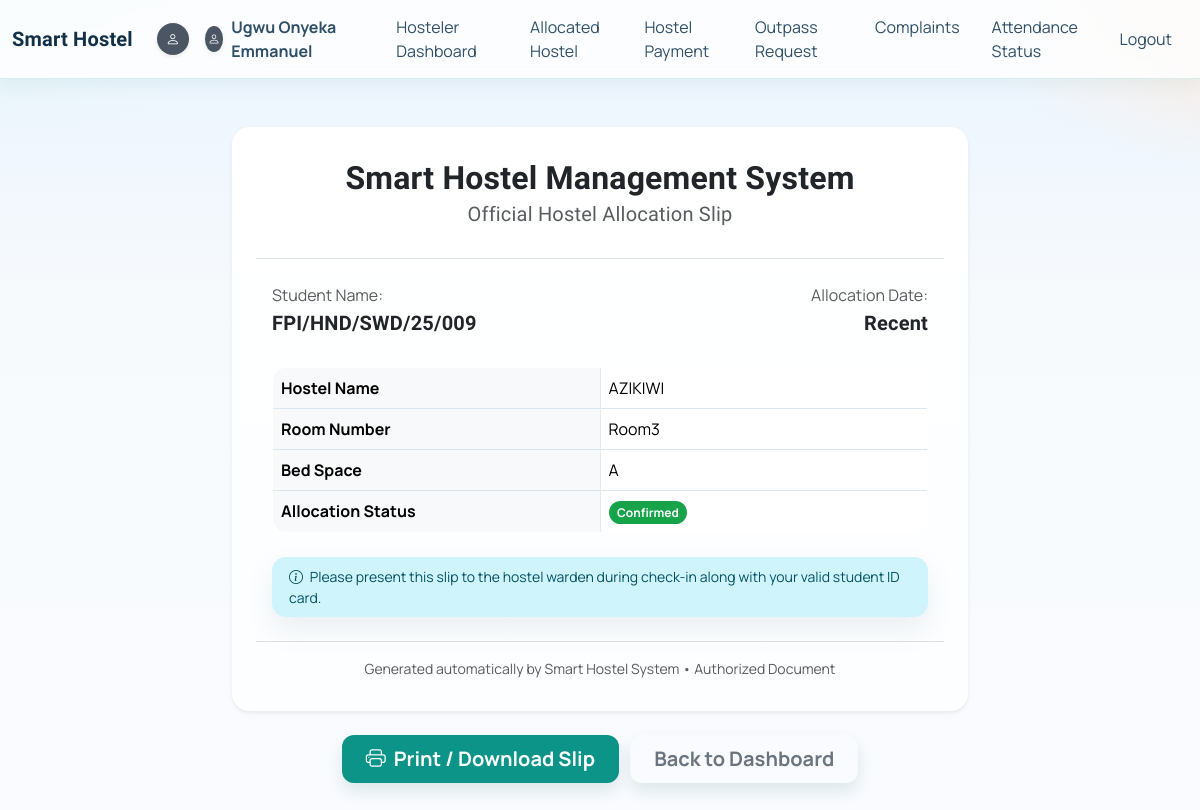
Page /hostels/my-allocation-slip/ (signed in) on the committed database.
### accounts/models.py (models this page shows, shortened)
class Profile(models.Model):
    ROLE_STUDENT = 'STUDENT'
    ROLE_WARDEN = 'WARDEN'
    ROLE_ADMIN = 'ADMIN'
    ROLE_CHOICES = [
        (ROLE_STUDENT, 'Student'),
        (ROLE_WARDEN, 'Warden'),
        (ROLE_ADMIN, 'Admin'),
    ]
    GENDER_MALE = 'M'
    GENDER_FEMALE = 'F'
    GENDER_CHOICES = [
        (GENDER_MALE, 'Male'),
        (GENDER_FEMALE, 'Female'),
    ]
    HEALTH_CHOICES = [
        ('NONE', 'No Medical Condition'),
        ('PHYSICAL', 'Physical Disability / Mobility Issue'),
        ('ASTHMA', 'Respiratory Condition (e.g., Asthma)'),
        ('OTHER', 'Other Special Need'),
    ]
    YEAR_OF_STUDY_CHOICES = [
        ('ND 1', 'ND 1'),
        ('ND 2', 'ND 2'),
        ('HND 1', 'HND 1'),
        ('HND 2', 'HND 2'),
    ]
    user = models.OneToOneField(settings.AUTH_USER_MODEL, on_delete=models.CASCADE, related_name='profile')
    role = models.CharField(max_length=10, choices=ROLE_CHOICES, default=ROLE_STUDENT)
    gender = models.CharField(max_length=1, choices=GENDER_CHOICES, blank=True, null=True)
    full_name = models.CharField(max_length=100, blank=True, null=True)
    register_number = models.CharField(max_length=20, blank=True, null=True)
    warden_id = models.CharField(max_length=20, blank=True, null=True, unique=True)
    department = models.ForeignKey(
        Department,
        to_field='name',
        db_column='department',
        on_delete=models.SET_NULL,
        related_name='profiles',
        blank=True,
        null=True,
    )
    year_of_study = models.CharField(
        max_length=10,
        choices=YEAR_OF_STUDY_CHOICES,
        blank=True,
        null=True
    )
    address = models.TextField(blank=True, null=True)
    phone_number = models.CharField(max_length=15, blank=True, null=True)
    photo = models.ImageField(upload_to='profile_photos/', blank=True, null=True)
    id_proof = models.ImageField(upload_to='id_proofs/', blank=True, null=True)
    approved = models.BooleanField(default=False, help_text='Warden approved by admin')
    hostel_assigned = models.ForeignKey(
        'hostel.Hostel',
        on_delete=models.SET_NULL,
        null=True,
        blank=True,
        related_name='wardens',
        help_text='Hostel assigned to warden'
    )
    distance_from_campus = models.DecimalField(
        max_digits=6,
        decimal_places=2,
        default=0.00,
        help_text="Distance from home to campus in kilometers"
    )
    has_medical_condition = models.BooleanField(default=False)
    medical_condition_type = models.CharField(
        max_length=20,
        choices=HEALTH_CHOICES,
        default='NONE'
    )
    medical_details = models.TextField(blank=True, null=True, help_text="Additional health details if needed")
    requires_ground_floor = models.BooleanField(default=False)

### hostel/models.py (models this page shows, shortened)
class Allocation(models.Model):
    user = models.OneToOneField(settings.AUTH_USER_MODEL, on_delete=models.CASCADE, related_name='allocation')
    room = models.ForeignKey(Room, on_delete=models.CASCADE, related_name='allocations')
    bed = models.ForeignKey(Bed, on_delete=models.SET_NULL, null=True, blank=True, related_name='allocations')
    allocated_date = models.DateField(auto_now_add=True)
    is_active = models.BooleanField(default=True)

class Room(models.Model):
    hostel = models.ForeignKey(Hostel, on_delete=models.CASCADE, related_name='rooms')
    floor = models.ForeignKey(Floor, on_delete=models.CASCADE, related_name='rooms', null=True, blank=True)
    room_number = models.CharField(max_length=20)
    capacity = models.PositiveIntegerField(default=1)
    current_occupancy = models.PositiveIntegerField(default=0)
    class Meta:
        unique_together = ('hostel', 'room_number')

class Hostel(models.Model):
    HOSTEL_TYPE_CHOICES = [
        ('MALE', 'Male'),
        ('FEMALE', 'Female'),
    ]
    name = models.CharField(max_length=100)
    hostel_type = models.CharField(max_length=10, choices=HOSTEL_TYPE_CHOICES)

class Bed(models.Model):
    room = models.ForeignKey(Room, on_delete=models.CASCADE, related_name='beds')
    bed_code = models.CharField(max_length=5, help_text='Single-letter or code, e.g. A, B, C')
    bed_number = models.CharField(max_length=30, editable=False)
    is_occupied = models.BooleanField(default=False)
    class Meta:
        unique_together = ('room', 'bed_code')

### hostel/views.py (the view)
# urls.py: path('my-allocation-slip/', views.allocation_slip_view, name='allocation_slip'),
@login_required
def allocation_slip_view(request):
    allocation = get_object_or_404(Allocation, user=request.user, is_active=True)
    context = {
        'allocation': allocation,
    }
    return render(request, 'hostel/allocation_slip.html', context)

### hostel/templates/hostel/allocation_slip.html (shortened to what this page needs)
{% extends 'base.html' %}
{% block content %}
<div class="container my-5">
  <div class="row justify-content-center">
    <div class="col-lg-8">
      <div class="card border-0 shadow-sm p-4" id="printableSlip">
        <div class="card-header bg-transparent text-center border-bottom pb-4">
          <h2 class="fw-bold mb-1">Smart Hostel Management System</h2>
          <h5 class="text-muted">Official Hostel Allocation Slip</h5>
        </div>
        <div class="card-body py-4">
          <div class="row mb-4">
            <div class="col-sm-6">
              <p class="mb-1 text-muted">Student Name:</p>
              <h5 class="fw-semibold">{{ allocation.user.get_full_name|default:allocation.user.username }}</h5>
            </div>
            <div class="col-sm-6 text-sm-end">
              <p class="mb-1 text-muted">Allocation Date:</p>
              <h5 class="fw-semibold">{{ allocation.created_at|date:"F d, Y"|default:"Recent" }}</h5>
            </div>
          </div>
          <table class="table table-bordered mb-4">
            <tbody>
              <tr>
                <th class="w-50 bg-light">Hostel Name</th>
                <td>{{ allocation.room.hostel.name }}</td>
              </tr>
              <tr>
                <th class="bg-light">Room Number</th>
                <td>{{ allocation.room.room_number }}</td>
              </tr>
              <tr>
                <th class="bg-light">Bed Space</th>
                <td>{{ allocation.bed.bed_code }}</td>
              </tr>
              <tr>
                <th class="bg-light">Allocation Status</th>
                <td><span class="badge bg-success">Confirmed</span></td>
              </tr>
            </tbody>
          </table>
          <div class="alert alert-info py-2 small mb-0">
            <i class="bi bi-info-circle me-1"></i> Please present this slip to the hostel warden during check-in along with your valid student ID card.
          </div>
        </div>
        <div class="card-footer bg-transparent text-center border-top pt-3 text-muted small">
          Generated automatically by Smart Hostel System &bull; Authorized Document
        </div>
      </div>
      <div class="text-center mt-4 d-print-none">
        <button onclick="window.print()" class="btn btn-primary btn-lg px-4 me-2">
          <i class="bi bi-printer me-1"></i> Print / Download Slip
        </button>
        <a href="{% url 'student_dashboard' %}" class="btn btn-outline-secondary btn-lg px-4">Back to Dashboard</a>
      </div>
    </div>
  </div>
</div>
{% endblock %}

### templates/base.html (shortened to what this page needs)
{% load static %}
<!doctype html>
<html>
<head>
  <link href="https://cdn.jsdelivr.net/npm/bootstrap@5.3.1/dist/css/bootstrap.min.css" rel="stylesheet">
  <link rel="stylesheet" href="https://cdn.jsdelivr.net/npm/bootstrap-icons@1.11.3/font/bootstrap-icons.min.css">
</head>
<body class="{% block body_class %}{% endblock %}">
{% with current_path=request.path %}
<nav class="navbar navbar-expand-lg navbar-light bg-light">
  <div class="container-fluid">
    <div class="d-flex align-items-center gap-2">
      <a class="navbar-brand mb-0" href="/">Smart Hostel</a>
      {% if user.is_authenticated and '/accounts/login/' not in current_path and '/accounts/register/' not in current_path %}
        <a href="{% url 'profile' %}" class="d-inline-flex align-items-center text-decoration-none" title="View Profile">
          {% if user.profile.profile_picture and user.profile.profile_picture.name %}
            <img src="{{ user.profile.profile_picture.url }}" alt="Profile" class="rounded-circle border border-primary shadow-sm" style="width: 32px; height: 32px; object-fit: cover;">
          {% else %}
            <div class="rounded-circle bg-secondary text-white d-inline-flex align-items-center justify-content-center shadow-sm" style="width: 32px; height: 32px; font-size: 0.85rem;">
              <i class="bi bi-person"></i>
            </div>
          {% endif %}
        </a>
      {% endif %}
    </div>
    {% if '/accounts/login/' not in current_path and '/accounts/register/' not in current_path %}
    <div class="collapse navbar-collapse" id="mainNavbar">
      {% if '/accounts/dashboard/student/hostel-selection/' not in current_path %}
      <ul class="navbar-nav me-auto mb-2 mb-lg-0">
        {% if user.is_authenticated %}
          <li class="nav-item">
            <a class="nav-link d-flex align-items-center gap-2 fw-bold text-primary" href="{% url 'profile' %}">
              {% if user.profile.profile_picture and user.profile.profile_picture.name %}
                <img src="{{ user.profile.profile_picture.url }}" alt="Avatar" class="rounded-circle shadow-sm" style="width: 26px; height: 26px; object-fit: cover;">
              {% else %}
                <div class="rounded-circle bg-secondary text-white d-inline-flex align-items-center justify-content-center shadow-sm" style="width: 26px; height: 26px; font-size: 0.75rem;">
                  <i class="bi bi-person"></i>
                </div>
              {% endif %}
              <span>{{ user.profile.full_name|default:user.username }}</span>
            </a>
          </li>
        {% endif %}
        {% if user.is_authenticated and user.profile.role == 'ADMIN' %}
          <li class="nav-item"><a class="nav-link" href="{% url 'hostel:admin_hostel_add' %}">Hostel Add</a></li>
          <li class="nav-item"><a class="nav-link" href="{% url 'hostel:admin_warden_list' %}">Warden List</a></li>
          <li class="nav-item"><a class="nav-link" href="{% url 'staff_dashboard' %}">Reports</a></li>
        {% elif user.is_authenticated and user.profile.role == 'STUDENT' %}
          <li class="nav-item"><a class="nav-link" href="{% url 'student_dashboard' %}">Hosteler Dashboard</a></li>
          <li class="nav-item"><a class="nav-link" href="{% url 'hostel:hostel_list' %}">Allocated Hostel</a></li>
          <li class="nav-item"><a class="nav-link" href="{% url 'hostel:upload_receipt' %}">Hostel Payment</a></li>
          <li class="nav-item"><a class="nav-link" href="{% url 'leave_list' %}">Outpass Request</a></li>
          <li class="nav-item"><a class="nav-link" href="{% url 'complaint_list' %}">Complaints</a></li>
          <li class="nav-item"><a class="nav-link" href="{% url 'student_attendance_status' %}">Attendance Status</a></li>
        {% else %}
          <li class="nav-item"><a class="nav-link" href="/hostels/">Hostels</a></li>
          <li class="nav-item"><a class="nav-link" href="/complaints/">Complaints</a></li>
          <li class="nav-item"><a class="nav-link" href="/attendance/leaves/">Leaves</a></li>
        {% endif %}
      </ul>
      {% endif %}
      <ul class="navbar-nav">
        {% if user.is_authenticated %}
          <li class="nav-item">
            <a class="nav-link text-danger" href="{% url 'logout' %}">Logout</a>
          </li>
        {% else %}
          <li class="nav-item"><a class="nav-link" href="{% url 'login' %}">Login</a></li>
          <li class="nav-item"><a class="nav-link" href="{% url 'register' %}">Register</a></li>
        {% endif %}
      </ul>
    </div>
    {% endif %}
  </div>
</nav>
{% endwith %}
<main class="pb-4">
{% block content %}{% endblock %}
</main>
</body>
</html>

### rows in the picture
Allocation: user.get_full_name "FPI/HND/SWD/25/009", room.hostel.name "AZIKIWI", room.room_number "Room3", bed.bed_code "A"

### other values in the picture
{{ user.profile.full_name|default:user.username }} "Ugwu Onyeka Emmanuel"
{{ allocation.created_at|date:"F d, Y"|default:"Recent" }} "Recent"
